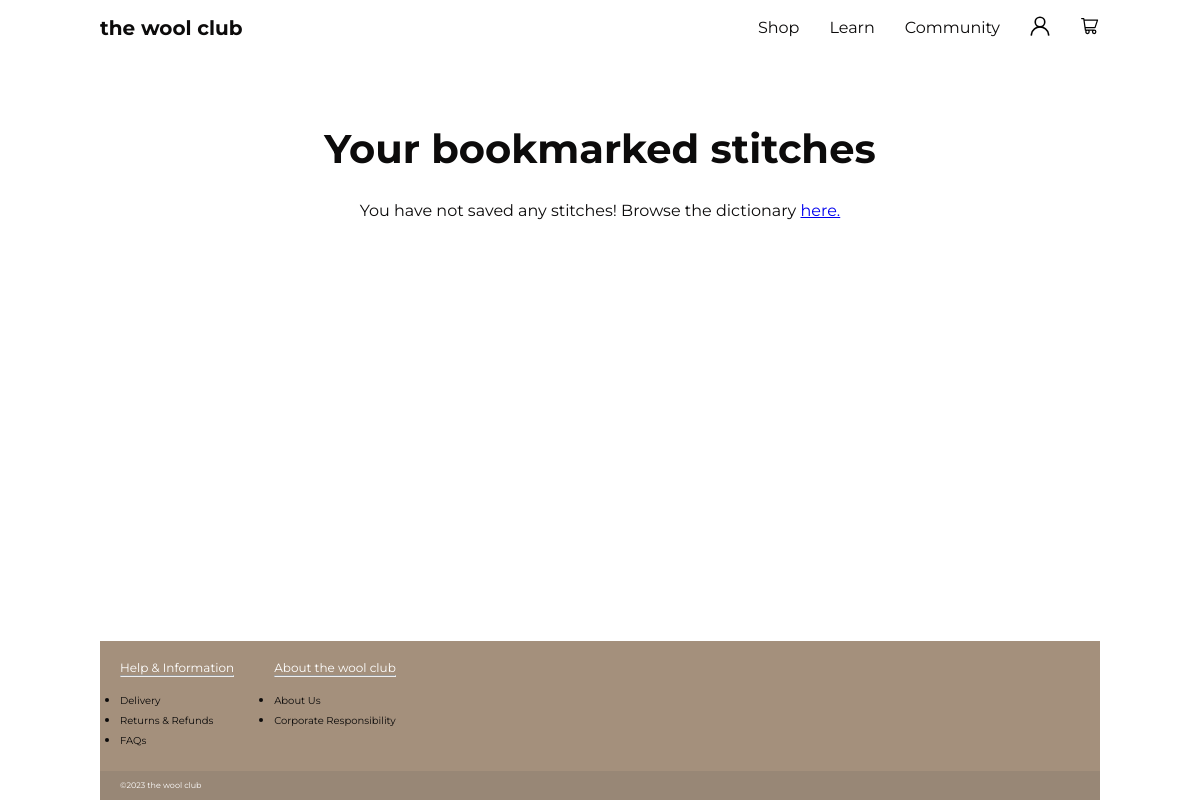
Page /learn/my_saved_stitches/ (signed in) on the earlier database version.
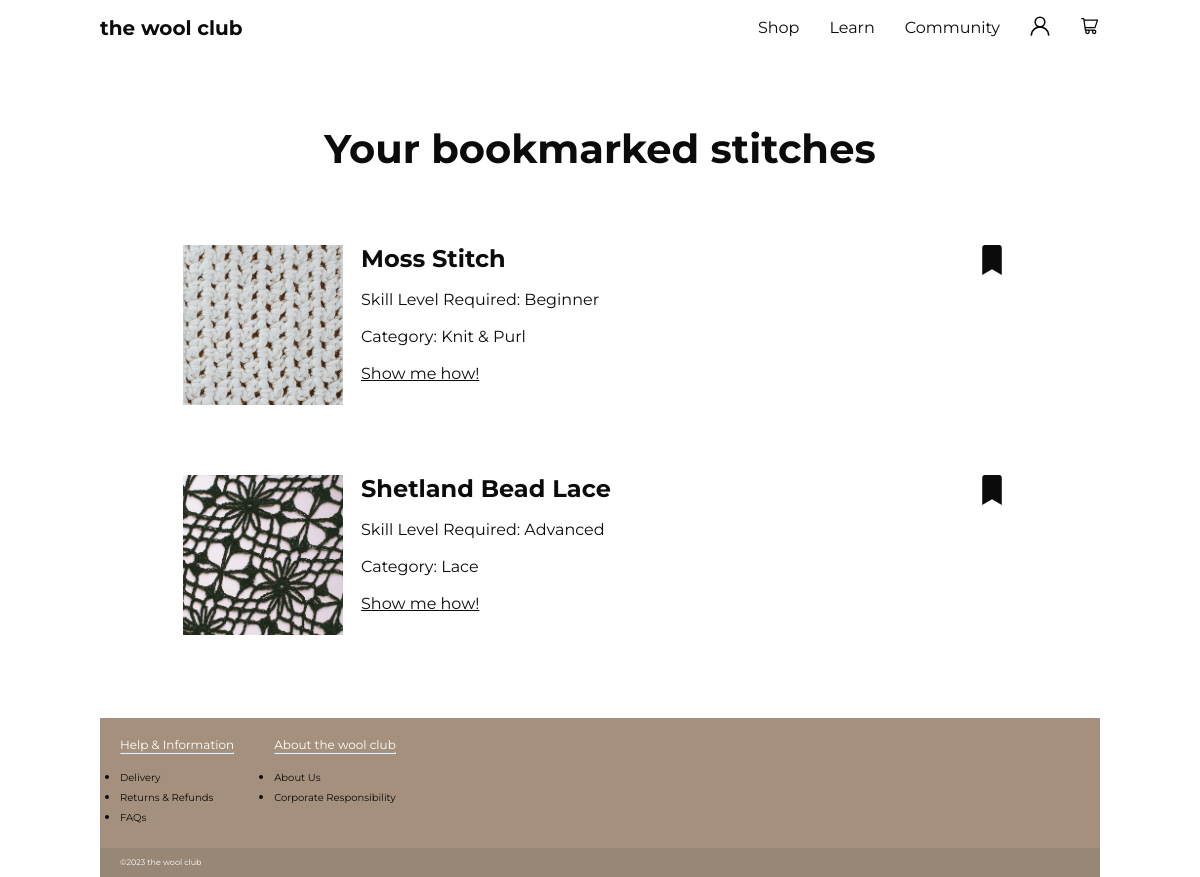
Same page on the later database version.
### learn/models.py (models this page shows, shortened)
class Stitch(models.Model):
    class Skill(models.TextChoices):
        BEGINNER = 'Beginner'
        INTERMEDIATE = 'Intermediate'
        ADVANCED = 'Advanced'
    stitch = models.TextField()
    skill_level = models.TextField(choices=Skill.choices)
    description = models.TextField(blank=True, null=True)
    how_to = models.TextField(blank=True, null=True)
    image_demonstration = models.ImageField(upload_to="uploads/", default='knitting_steps.jpg')
    image_example = models.ImageField(upload_to="uploads/", default='default_stitch_example.jpg')

### learn/views.py (the view)
# urls.py: path('my_saved_stitches/', views.my_saved_stitches, name="my_saved_stitches"),
@login_required
def my_saved_stitches(request):
    today = datetime.today()
    profile = check_if_user_profile(request)
    saved = profile.saved.all().filter()
    return render(request, 'registration/my_saved_stitches.html', {"saved": saved})

### learn/templatetags/stitch_filters.py (called while the page is built)
@register.filter
def is_saved(user, stitch):
    return user.profile.saved.filter(id=stitch.id).exists()

### learn/views.py (called while the page is built)
def check_if_user_profile(request):
    if request.user.is_authenticated:
        [profile, created] = UserProfile.objects.get_or_create(
            user=request.user)
        return profile

### templates/registration/my_saved_stitches.html
{% extends 'base.html' %}
{% block content %}
    <section class="card-background">
        <section class="card save-card">
            <h2 class="save-card-header">Your bookmarked stitches</h2>
            {% if saved %}
            {% include 'partials/stitches.html' with stitches=saved %}
            {% else %}
            <p class="centered">You have not saved any stitches! Browse the dictionary <a href="{% url 'stitch_guide'%}">here.</a></p>
            {% endif %}
        </section>
    </section>
{% endblock %}

### templates/partials/stitches.html (shortened to what this page needs)
{% load static %}
{% load stitch_filters %}
<ul class="card-background">
    {% for stitch in stitches %}
      <li class="workshop">
        <div class="workshop__image-text">
          <img class="workshop-image" src="{{ stitch.image_example.url }}" alt="">
          <div class="workshop-text__list">
          <h2 class="bold">{{ stitch.stitch }}</h2>
          <br>
          <p>Skill Level Required: {{ stitch.skill_level }}</p>
          <br>
          <p>Category: {{ stitch.description }}</p>
          <br>
          <a href="#" class="article_link">Show me how!</a>
          </div>
        </div>
        <div>
          {% if user.is_authenticated %}
          {% if user|is_saved:stitch %}
            <form action="{% url 'remove_bookmark' stitch.id %}" method="post">
              <button type="submit" class="bookmark"><img src="{% static 'images/bookmark-saved.svg' %}" alt="", height="30px"></button>
            </form>
          {% else %}
            <form action="{% url 'add_bookmark' stitch.id %}" method="post">
              {% csrf_token %}
              <input type="hidden" name="redirect_url" value="{{ request.get_full_path }}">
              <button type="submit" class="bookmark"><img src="{% static 'images/bookmark-unsaved.svg' %}" alt="", height="30px"></button>
            </form>
          {% endif %}
        {% endif %}
        </div>
      </li>
    {% endfor %}
  </ul>

Differences in the rows shown:
added Stitch: image_example (placeholder picture), stitch "Moss Stitch", skill_level "Beginner", description "Knit & Purl"
added Stitch: image_example (picture), stitch "Shetland Bead Lace", skill_level "Advanced", description "Lace"
Other differences:
text no longer shown: "You have not saved any stitches! Browse the dictionary here."
